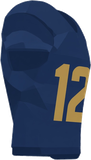
#> input picture parts/football-torso.png, 91 x 160 px
$ python _redo_three.py
#> lines starting #> are read from the running program, lines starting #| are printed output that depends on the picture; after the words box and inside, x2 and y2 are one past the last pixel; in counts of white or black regions, pixels touching at a corner belong together
"""Rebuild lineman torso, alt helmet, and open-hand forearm from existing art."""
from pathlib import Path

import numpy as np
from PIL import Image

PARTS = Path(__file__).resolve().parent
MAGENTA = np.array([255, 0, 255], dtype=np.uint8)
MASK = np.array([0x3A, 0x3F, 0x45], dtype=np.uint8)
MASK_DK = np.array([0x2A, 0x2E, 0x33], dtype=np.uint8)
MASK_HI = np.array([0x4A, 0x50, 0x58], dtype=np.uint8)
LINE = np.array([0x0D, 0x0F, 0x12], dtype=np.uint8)
GOLD = np.array([175, 141, 77], dtype=np.float64)


def rgba_to_rgb(im, a_cut=36):
    a = np.array(im.convert("RGBA"), dtype=np.uint8)
    out = np.broadcast_to(MAGENTA, (a.shape[0], a.shape[1], 3)).copy()
    m = a[:, :, 3] >= a_cut
    out[m] = a[:, :, :3][m]
    return out, a


def is_navy(p):
    r, g, b = int(p[0]), int(p[1]), int(p[2])
    return b > r + 18 and b > g + 8 and not (r == 255 and b == 255)


def is_magenta(p):
    return p[0] > 240 and p[2] > 240 and p[1] < 20


def sample_rgba(src, x, y):
    """Bilinear sample RGBA array. Outside -> transparent magenta."""
    h, w = src.shape[:2]
    if x < 0 or y < 0 or x > w - 1 or y > h - 1:
        return np.array([255, 0, 255, 0], dtype=np.float64)
    x0 = int(np.floor(x))
    y0 = int(np.floor(y))
    x1 = min(x0 + 1, w - 1)
    y1 = min(y0 + 1, h - 1)
    tx, ty = x - x0, y - y0
    c00 = src[y0, x0].astype(np.float64)
    c10 = src[y0, x1].astype(np.float64)
    c01 = src[y1, x0].astype(np.float64)
    c11 = src[y1, x1].astype(np.float64)
    return (
        c00 * (1 - tx) * (1 - ty)
        + c10 * tx * (1 - ty)
        + c01 * (1 - tx) * ty
        + c11 * tx * ty
    )


def row_span(alpha_row, cut=36):
    xs = np.where(alpha_row >= cut)[0]
    if len(xs) == 0:
        return None
    return int(xs[0]), int(xs[-1])


def make_torso():
    im = Image.open(PARTS / "football-torso.png")
#> im is the input picture: PIL image 91x160 RGBA; mean R, G, B, A 43.3, 54.5, 75.7, 205.2
    src = np.array(im.convert("RGBA"), dtype=np.uint8)
    sh, sw = src.shape[:2]
#> sh = 160; sw = 91
    W, H = 91, 160
    dst = np.broadcast_to(MAGENTA, (H, W, 3)).copy()

    # Precompute source row spans
    spans = [row_span(src[y, :, 3]) for y in range(sh)]
#> in row_span, `xs = np.where(alpha_row >= cut)[0]`: xs = [27, 28, 29, 30, 31, 32, 33, 34, 35, 36, 37, 38, 39]
#> spans = 160 pairs, first value 0 to 53, second value 39 to 90

    def sy_of(dy):
        # Lift the wide pad shelf to the top (squarer, higher pads).
        if dy <= 26:
            return 16.0 + dy * (38.0 - 16.0) / 26.0
        return 38.0 + (dy - 26) * (159.0 - 38.0) / (159.0 - 26.0)

    def expand(dy, slo, shi):
        src_c = (slo + shi) / 2.0
        src_w = shi - slo + 1
        t = dy / 159.0
        if dy <= 30:
            fac = 1.18
        elif dy <= 90:
            fac = 1.14
        else:
            fac = 1.16 + 0.70 * ((dy - 90) / 69.0) ** 1.15
        new_w = min(W - 1, src_w * fac)
        lo = src_c - new_w / 2.0
        hi = src_c + new_w / 2.0
        if lo < 0:
            hi -= lo
            lo = 0
        if hi > W - 1:
            lo -= hi - (W - 1)
            hi = W - 1
        return max(0.0, lo), min(W - 1.0, hi)

    for dy in range(H):
        sy = sy_of(dy)
        sy0 = int(np.clip(round(sy), 0, sh - 1))
        sp = spans[sy0]
        if sp is None:
            continue
        slo, shi = sp
        dlo, dhi = expand(dy, slo, shi)
        if dhi <= dlo:
            continue
        for dx in range(W):
            if dx < dlo - 0.5 or dx > dhi + 0.5:
                continue
            u = (dx - dlo) / (dhi - dlo)
            sx = slo + u * (shi - slo)
            c = sample_rgba(src, sx, sy)
            if c[3] < 36:
                continue
            dst[dy, dx] = np.clip(c[:3], 0, 255).astype(np.uint8)
#> this loop made 160 passes
#> (slo, shi, src_c in expand, src_w in expand, new_w in expand, dlo) on pass 1: (5, 71, 38, 67, 79.06, 0)

    # Gold sleeve stripe on the deltoid, luminance-matched to the jersey shading.
    for y in range(38, 50):
        for x in range(66, 91):
            p = dst[y, x]
            if is_magenta(p) or not is_navy(p):
                continue
            # keep an organic right edge — skip the last anti-aliased rim
            if x > 86 and is_magenta(dst[y, min(W - 1, x + 1)]):
                continue
            lum = 0.3 * p[0] + 0.59 * p[1] + 0.11 * p[2]
            g = np.clip(GOLD * (lum / 52.0), 0, 255).astype(np.uint8)
            dst[y, x] = g
#> this loop made 12 passes
#> dst: shape (160, 91, 3); mean R, G, B 50.9, 60.2, 86.5

    Image.fromarray(dst, "RGB").save(PARTS / "football-torso-lineman.png")
    return dst


def make_helmet():
    im = Image.open(PARTS / "football-helmet.png")
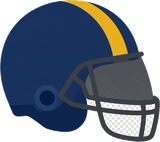
#> input picture parts/football-helmet.png, 160 x 142 px
#> im is the input picture: PIL image 160x142 RGBA; mean R, G, B, A 51.2, 60.8, 76.1, 188
    dst, src = rgba_to_rgb(im)
#> in rgba_to_rgb, `m = a[:, :, 3] >= a_cut`:
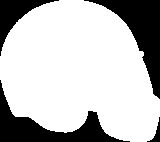
#> m: shape (142, 160) bool; 74.6% white; 4 black regions, box (x1, y1, x2, y2) and area: (84, 0, 160, 99) 2427, (0, 80, 130, 142) 2307, (0, 0, 59, 56) 945, (147, 117, 160, 142) 101
    H, W = dst.shape[:2]

    def navy_at(x, y):
        if x < 0 or y < 0 or x >= W or y >= H:
            return False
        return is_navy(dst[y, x])

    def gold_at(x, y):
        p = dst[y, x]
        return int(p[0]) > 180 and int(p[1]) > 140 and int(p[2]) < 90

    # Fill genuine interior holes in the cage with visor grey so new bars
    # have something to sit on and the cage stays one piece.
    visor = np.array([78, 81, 88], dtype=np.uint8)
    visor_dk = np.array([62, 65, 72], dtype=np.uint8)
    for y in range(56, 140):
        xs = [x for x in range(80, W) if not is_magenta(dst[y, x]) and not navy_at(x, y)]
        if len(xs) < 8:
            continue
        left, right = xs[0], xs[-1]
        for x in range(left, right + 1):
            if is_magenta(dst[y, x]) and not navy_at(x, y) and not gold_at(x, y):
                dst[y, x] = visor if (y + x) % 5 else visor_dk
#> dst: shape (142, 160, 3)

    def paint_bar(y0, y1, curve=0.07):
#> called with y0 = 68, y1 = 73, curve = 0.07
        for y in range(y0, y1 + 1):
            x_att = None
            x_start = None
            for x in range(70, 125):
                if navy_at(x, y):
                    x_att = x
                elif x_att is not None and not is_magenta(dst[y, x]):
                    x_start = x
                    break
            if x_start is None:
                continue
            x_end = W - 1
            for x in range(W - 1, 120, -1):
                if not is_magenta(dst[y, x]) or navy_at(x, y):
                    x_end = x
                    break
            t = (y - y0) / max(1, y1 - y0)
            col = MASK_HI if t < 0.28 else (MASK if t < 0.72 else MASK_DK)
            for x in range(x_start, x_end + 1):
                # slight downward curve toward the nose, matching the brow bar
                yb = y + int(curve * (x - x_start))
                if yb < 0 or yb >= H:
                    continue
                if gold_at(x, yb) or navy_at(x, yb):
                    continue
                dst[yb, x] = col
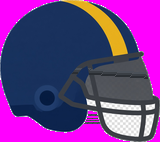
#> dst: shape (142, 160, 3); mean R, G, B 111.6, 57.1, 136.2

    # Extra horizontal cage bars across the visor, plus one in the chin gap.
    paint_bar(68, 73)
    paint_bar(80, 85)
#> call 2 of paint_bar, with y0 = 80, y1 = 85, curve = 0.07
#> the loop in paint_bar (call 2), `for y in range(y0, y1 + 1):` made 6 passes
#> after the loop in paint_bar (call 2), `for y in range(y0, y1 + 1):`:
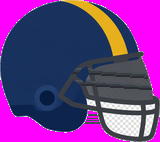
#> dst: shape (142, 160, 3); 1.76% of pixels changed, all inside (x1, y1, x2, y2) = (75, 80, 152, 90)
    paint_bar(92, 97)
#> call 3 of paint_bar, with y0 = 92, y1 = 97, curve = 0.07
#> the loop in paint_bar (call 3), `for y in range(y0, y1 + 1):` made 6 passes
#> after the loop in paint_bar (call 3), `for y in range(y0, y1 + 1):`:
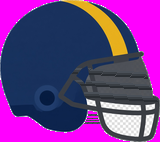
#> dst: shape (142, 160, 3); 1.82% of pixels changed, all inside (x1, y1, x2, y2) = (84, 92, 158, 102)
    paint_bar(118, 124)
#> call 4 of paint_bar, with y0 = 118, y1 = 124, curve = 0.07
#> the loop in paint_bar (call 4), `for y in range(y0, y1 + 1):` made 7 passes
#> after the loop in paint_bar (call 4), `for y in range(y0, y1 + 1):`:
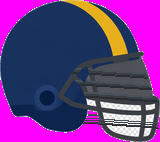
#> dst: shape (142, 160, 3); 1.36% of pixels changed, all inside (x1, y1, x2, y2) = (83, 118, 159, 129)

    # Extra vertical bar between the two existing posts, connected top-to-bottom.
    for y in range(62, 136):
        for x in range(128, 134):
            if gold_at(x, y) or navy_at(x, y):
                continue
            if is_magenta(dst[y, x]):
                continue
            t = (x - 128) / 5.0
            dst[y, x] = MASK_HI if t < 0.25 else (MASK_DK if t > 0.75 else MASK)
#> this loop made 74 passes
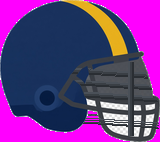
#> dst: shape (142, 160, 3); 1.76% of pixels changed, all inside (x1, y1, x2, y2) = (128, 62, 134, 136)

    Image.fromarray(dst, "RGB").save(PARTS / "football-helmet-alt.png")
    return dst


def make_forearm():
#> (the run stopped early here; a loop or call above may not have finished)
